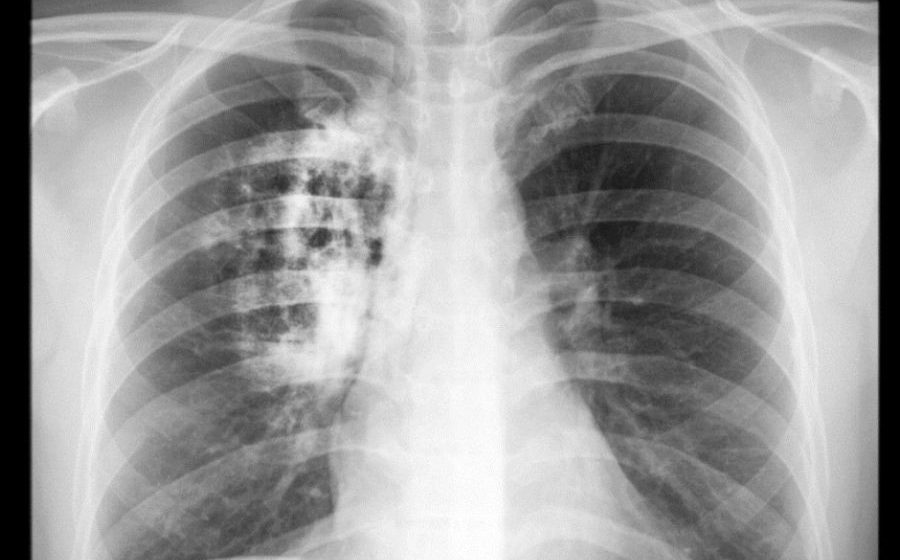
#> input picture imagens/pulmao.jpg, 900 x 560 px
$ python FiltroGamma.py
#> lines starting #> are read from the running program, lines starting #| are printed output that depends on the picture

from PIL import Image
img = Image.open('imagens/pulmao.jpg')
#> img is the input picture: PIL image 900x560 RGB; min 0, max 255, mean 155.6

matriz = img.load()

gamma = 0.6
for i in range(img.size[0]):
    for j in range(img.size[1]):
     r = int((matriz[i , j][0]/255) ** gamma * 255)
     g = int((matriz[i , j][1]/255) ** gamma * 255)
     b = int((matriz[i , j][2]/255) ** gamma * 255)
     matriz[i, j] = (r, g, b)

img.save('imagens/FiltroGammaAplicado.jpg')
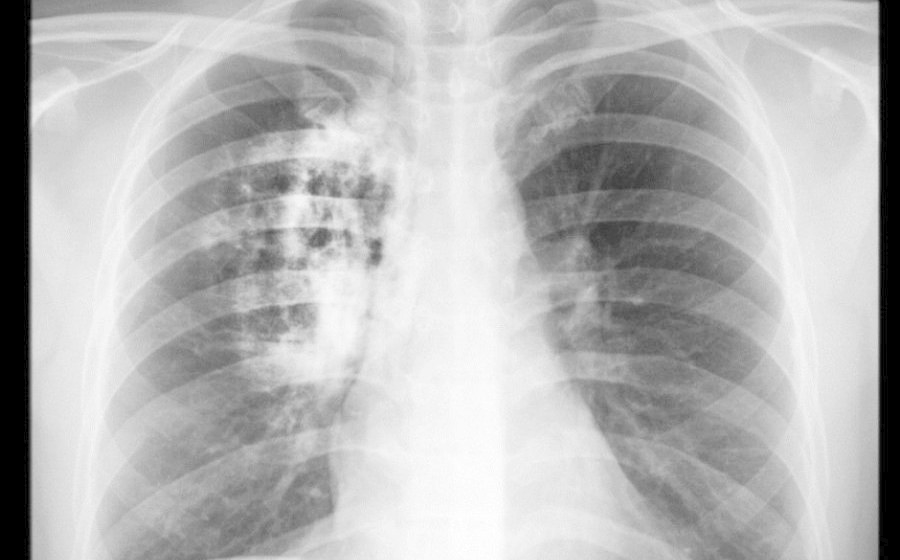
#> saved as FiltroGammaAplicado.jpg: PIL image 900x560 RGB; min 0, max 255, mean 182.3

$ run again, with imagens/FiltroLogaritimo.jpg copied over imagens/pulmao.jpg
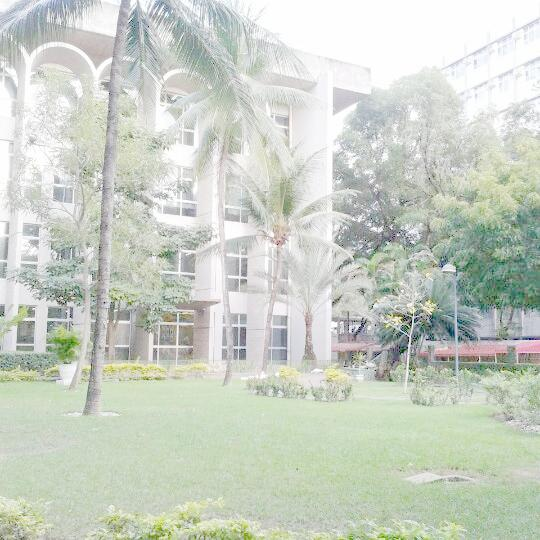
#> input picture imagens/FiltroLogaritimo.jpg, 540 x 540 px
#> img is the input picture: PIL image 540x540 RGB; mean R, G, B 202.1, 208.5, 197.6
#> `img.save('imagens/FiltroGammaAplicado.jpg')`:
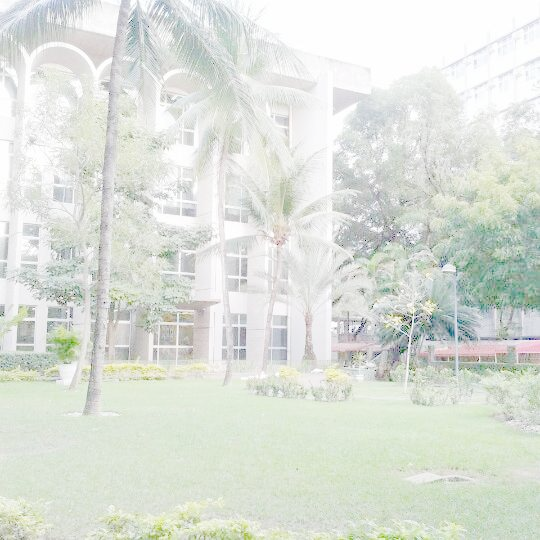
#> saved as FiltroGammaAplicado.jpg: PIL image 540x540 RGB; mean R, G, B 220.5, 224.9, 217.5
